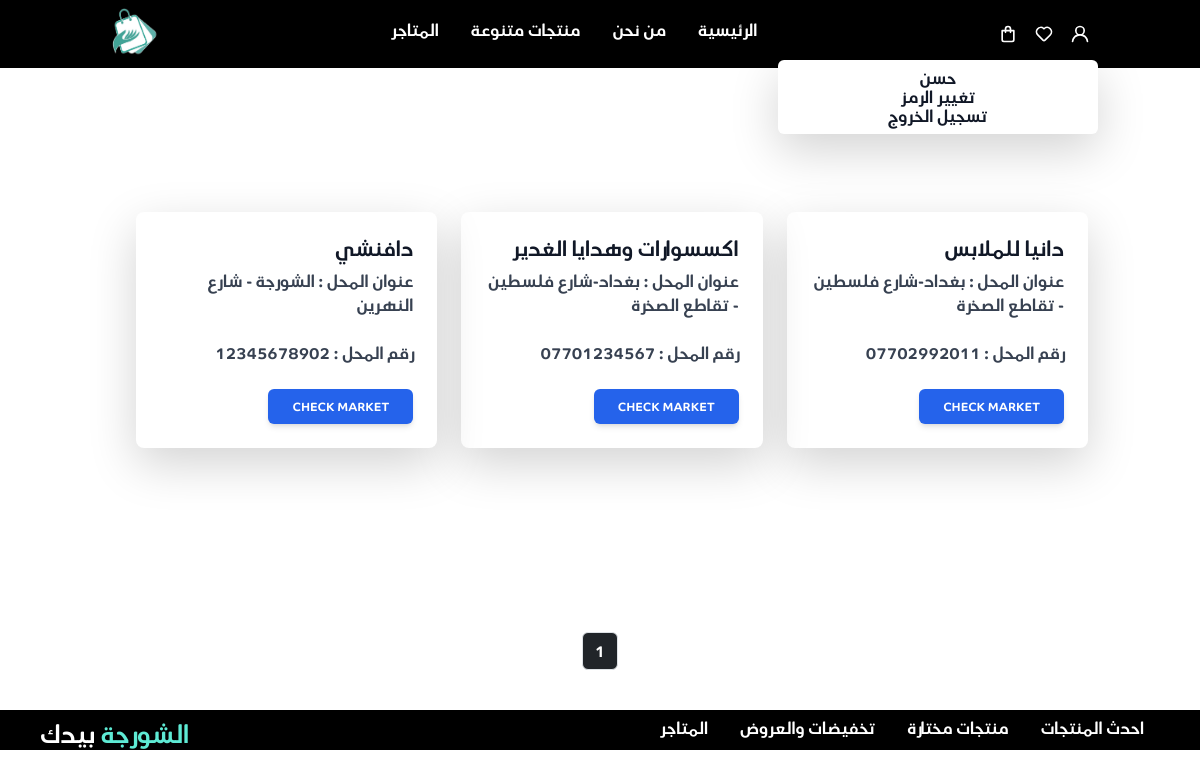
Screenshot of /shopper/show_markets (signed in) with the database file from the repository.
### jumla/models.py (models this page shows, shortened)
class User(AbstractUser):
    username = None
    phone_number = models.CharField(max_length=11, unique=True)
    address = models.CharField(max_length=255, null=True)
    USERNAME_FIELD = 'phone_number'
    REQUIRED_FIELDS = []
    objects = CustomUserManager()
    class Meta:
        verbose_name = "user"
        verbose_name_plural = "users"

class Shop(models.Model):
    shopName = models.CharField(max_length=255)
    shopOwner = models.OneToOneField(User, on_delete=models.CASCADE, related_name="shopOwner")

### jumla/views/shopper.py (the view)
# urls.py: path('show_markets', shopper.show_markets, name='show_markets'),
def show_markets(request):
    shops = Shop.objects.all()
    paginator_element = MyPaginator(shops, 8)
    page_number = request.GET.get('page')
    page_elements = paginator_element.get_pages(page_number)
    context = {"page_elements": page_elements[1], "page_nums": page_elements[0], }
    return render(request, 'jumla/shopper/show_venders.html', context)

### jumla/utilities/paginator.py (called while the page is built)
    def get_pages(self, page):
        self.page_nums = "a" * self.items.get_page(page).paginator.num_pages
        self.pages = self.items.get_page(page)
        return self.page_nums, self.pages

### jumla/templates/jumla/shopper/show_venders.html
{% extends 'jumla/base/base.html' %}
{% load static %}
{% block content %}
    <div class="row container my-lg-5">
    {% for shop in page_elements %}
     <div class="col-4">
        <div class="flex justify-center my-5 py-5">
  <div class="block p-6 rounded-lg shadow-lg bg-white max-w-sm">
    <h5 class="text-gray-900 text-xl leading-tight font-medium mb-2">{{ shop.shopName}}</h5>
    <p class="text-gray-700 text-base mb-4">
        عنوان المحل :
      {{ shop.shopOwner.address }}
    </p>
    <p class="text-gray-700 text-base mb-4">
        رقم المحل :
        {{ shop.shopOwner.phone_number }}
    </p>
    <a href="{% url 'show_store' shop.shopName %}" type="button" class=" inline-block px-6 py-2.5 bg-blue-600 text-white font-medium text-xs leading-tight uppercase rounded shadow-md hover:bg-blue-700 hover:shadow-lg focus:bg-blue-700 focus:shadow-lg focus:outline-none focus:ring-0 active:bg-blue-800 active:shadow-lg transition duration-150 ease-in-out">check market</a>
  </div>
</div></div>
    {% endfor %}
    </div>
{% include 'jumla/base/paginator.html' %}
{% endblock %}

### jumla/templates/jumla/base/navbar.html (shortened to what this page needs)
{% load static %}
<nav class="bg-black">
        <div class="flex justify-around p-2 ">
            <div class="flex py-2 -mr-2">
                <div x-data="{ dropdownOpen: false }" class="relative ">
                    <button @click="dropdownOpen = !dropdownOpen" class="relative z-10 block rounded-md  p-2 focus:outline-none hover:bg-slate-500/75  drop-shadow-md rounded hover:ring-white">
                        <svg class="w-5 h-5     text-white   " xmlns="http://www.w3.org/2000/svg" viewBox="0 0 24 24"><path fill="#FFFFFF" d="M15.71,12.71a6,6,0,1,0-7.42,0,10,10,0,0,0-6.22,8.18,1,1,0,0,0,2,.22,8,8,0,0,1,15.9,0,1,1,0,0,0,1,.89h.11a1,1,0,0,0,.88-1.1A10,10,0,0,0,15.71,12.71ZM12,12a4,4,0,1,1,4-4A4,4,0,0,1,12,12Z"/></svg>
                    </button>
                    <div x-show="dropdownOpen" @click="dropdownOpen = false" class="fixed inset-0 h-full w-full z-10"></div>
                    <div x-show="dropdownOpen" class="absolute right-0 mt-2 bg-white rounded-md shadow-lg overflow-hidden z-20" style="width:20rem;">
                        <div class="py-2">
                            {% if user.is_authenticated %}
                                          <a href="#" class="transition-colors duration-200  w-full py-3 text-normal text-gray-900  border-b   hover:bg-teal-500 hover:text-white">
                                        <h1 class="text-center  text-medium  font-semibold ">
                                            <span >{{ user.first_name }}</span> </h1>
                                    </a>
                                          <a href="{% url 'change_password' %}" class="transition-colors duration-200  w-full w-full py-3 text-normal text-gray-900   hover:bg-teal-500 hover:text-white">
                                        <h1 class="text-center text-medium  font-semibold"> تغيير الرمز </h1>
                                    </a>
                                    <a href="{% url 'logout' %}" class="transition-colors duration-200  w-full py-3 text-normal text-gray-900 border-t hover:bg-teal-500 hover:text-white">
                                        <h1 class="text-center text-medium  font-semibold"> تسجيل الخروج   </h1>
                                    </a>
                                    {% endif %}
                        </div>
                    </div>
                </div>
                {% if user.is_authenticated %}
                <div class=" inline-block   ">
                  <button  class=" z-10 block rounded-md  p-2 focus:outline-none hover:bg-slate-500/75  drop-shadow-md rounded hover:ring-white ">
                  </button>
                </div>
                    {% if  request.user.groups.all.first.name == "customer" %}
                <div class=" inline-block   ">
                    <a href="{% url 'brows_bills' %}" class=" z-10 block rounded-md  p-2 focus:outline-none hover:bg-slate-500/75  drop-shadow-md rounded hover:ring-white ">
                            <svg   class = 'w-5 h-5    ' xmlns="http://www.w3.org/2000/svg" viewBox="0 0 24 24"><path fill="#FFFFFF" d="M19,7H16V6A4,4,0,0,0,8,6V7H5A1,1,0,0,0,4,8V19a3,3,0,0,0,3,3H17a3,3,0,0,0,3-3V8A1,1,0,0,0,19,7ZM10,6a2,2,0,0,1,4,0V7H10Zm8,13a1,1,0,0,1-1,1H7a1,1,0,0,1-1-1V9H8v1a1,1,0,0,0,2,0V9h4v1a1,1,0,0,0,2,0V9h2Z"/></svg>
                    </a>
                  </div>
                {% endif %}
          {% endif %}
            </div>
            <div class="m-1">
                <div class=" flex  p-2">
                    <a href="{% url 'home' %}" class = "text-white px-3 hover:text-slate-100 inline-block pl-10 ">
                   <h1 class="hover:text-gray-300">
                    الرئيسية
                    </h1>
                </a>
                <a href="{% url 'who_are_we' %}" class = "text-white px-3 inline-block pl-10">
                   <h1  class="hover:text-gray-300"> من نحن</h1></a>
{% if  request.user.groups.all.first.name == "customer" %}
                <a href="#div_main" class = "text-white px-3 inline-block pl-10">
                    <h1  class="hover:text-gray-300">منتجات متنوعة </h1></a>
{% endif %}
                     <a href="{% url 'show_markets' %}" class = "text-white px-3 inline-block pl-10">
                    <h1  class="hover:text-gray-300" >
                        المتاجر
                    </h1></a>
                </div>
            </div>
                   <div class="brand-image">
                  <img src="{% static 'jumla/images/shorja.jpg' %}" class="h-12 w-12" alt="">
                   </div>
        </div>
</nav>

### jumla/static/jumla/style.css (style rules this page uses)
body { font-family: air-arabia, sans-serif; }

### rows the page displays
User: first_name "حسن"
Shop: shopName "دانيا للملابس", shopOwner.address "بغداد-شارع فلسطين - تقاطع الصخرة", shopOwner.phone_number "07702992011"
Shop: shopName "اكسسوارات وهدايا الغدير", shopOwner.address "بغداد-شارع فلسطين - تقاطع الصخرة", shopOwner.phone_number "07701234567"
Shop: shopName "دافنشي", shopOwner.address "الشورجة - شارع النهرين", shopOwner.phone_number "12345678902"
